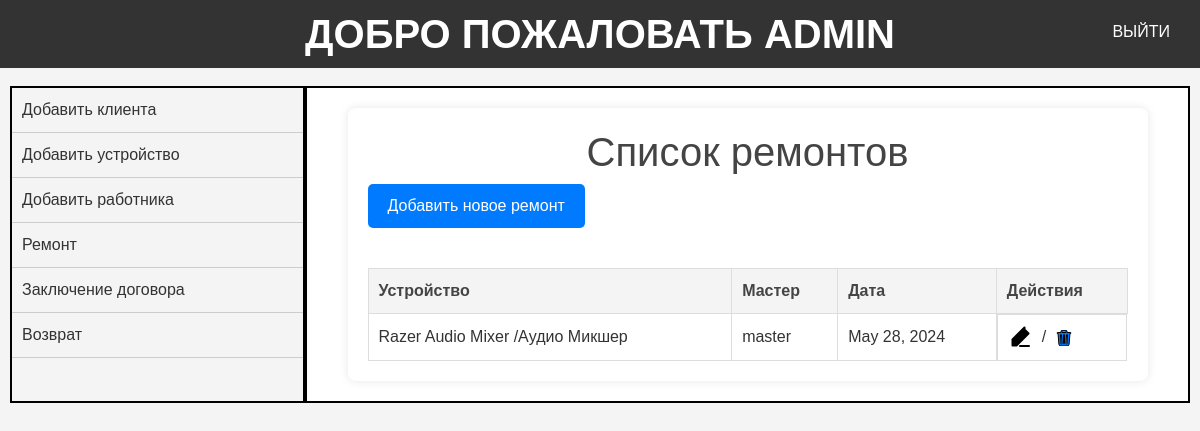
Screenshot of /tamirlash/ (signed in) with the database file from the repository.
### rental/models.py (models this page shows, shortened)
class CustomUser(AbstractUser):
    ism = models.CharField(max_length=255)
    familiya = models.CharField(max_length=255)
    lavozimi = models.CharField(max_length=255)
    username = models.CharField(max_length=255, unique=True)
    password = models.CharField(max_length=255)
    is_staff = models.BooleanField(default=False)
    is_active = models.BooleanField(default=True)
    def __str__(self):
        return self.username

class Tamirlash(models.Model):
    sana = models.DateField(default=timezone.now)
    qurilma = models.ForeignKey(Qurilmalar, on_delete=models.CASCADE)
    user = models.ForeignKey(CustomUser, on_delete=models.CASCADE)

class Qurilmalar(models.Model):
    tur = models.ForeignKey(Turlar, on_delete=models.CASCADE)
    nomi = models.CharField(max_length=255)
    tasnif = models.CharField(max_length=255)
    rasmi = models.ImageField(default='static/img/default.jpg')
    holati = models.CharField(max_length=255)
    narxi =  models.DecimalField(max_digits=10, decimal_places=2 ,default=0)
    def __str__(self):
        return self.nomi

### rental/views.py (the view)
# urls.py: path('tamirlash/', TamirlashView.as_view(), name='tamirlash'),
class TamirlashView(LoginRequiredMixin, View):
    def get(self, request):
        tamirlash = Tamirlash.objects.all()
        return render(request, 'tamirlash.html', {'tamirlash': tamirlash})

### templates/tamirlash.html (shortened to what this page needs)
{% extends 'home.html' %}
{% block content %}
<!DOCTYPE html>
<html lang="en">
<head>
</head>
<body>
    <div class="container">
        <h1>Список ремонтов</h1>
        <div class="button"><a href="{% url 'tamirlash_qosh' %}">Добавить новое ремонт</a></div>
        <div class="table-container">
            <table>
                <thead>
                    <tr>
                        <th>Устройство</th>
                        <th>Мастер</th>
                        <th>Дата</th>
                        <th>Действия</th>
                    </tr>
                </thead>
                <tbody>
                    {% for item in tamirlash %}
                    <tr>
                        <td>{{ item.qurilma }}</td>
                        <td>{{ item.user }}</td>
                        <td>{{ item.sana}}</td>
                        <td class="actions">
                            <a href="{% url 'tamirlash_edit' item.pk %}"></a>
                            /
                            <a href="{% url 'tamirlash_delete' item.pk %}"></a>
                        </td>
                    </tr>
                    {% endfor %}
                </tbody>
            </table>
        </div>
    </div>
</body>
</html>
{% endblock %}

### templates/home.html (shortened to what this page needs)
<!DOCTYPE html>
{%load static%}
<html lang="en">
<head>
    <link rel="stylesheet" href="https://stackpath.bootstrapcdn.com/bootstrap/4.5.2/css/bootstrap.min.css">
</head>
<body>
    <h1 class="title"> Добро пожаловать {{request.user.username}}</h1>
    <a href="{% url 'logout'%}">ВЫЙТИ</a>
    <main class="layout">
        <section class="first">
            {% if request.user.lavozimi == "Admin"%}
            <ul>
                <li><a href="{% url 'mijoz'%}">Добавить клиента</a></li>
                <li><a href="{% url 'qurilmalar'%}">Добавить устройство</a></li>
                <li><a href="{% url 'ishchilar'%}">Добавить работника</a></li>
                <li><a href="{% url 'tamirlash'%}">Ремонт</a></li>
                <li><a href="{% url 'prokot'%}">Заключение договора</a></li>
                <li><a href="{% url 'qaytarish'%}">Возврат</a></li>
            </ul>
            {%endif%}
        </section>
        <section class="second">
            {%block content%}
            {%endblock content%}
        </section>
    </main>
</body>
</html>

### templates/tamirlash.html (style rules this page uses)
body { font-family: Arial, sans-serif; background-color: #f4f4f4; color: #333; margin: 0; }
h1 { color: #444; text-align: center; }
a { color: #007BFF; text-decoration: none; }
.container { max-width: 800px; margin: 0 auto; background: #fff; padding: 20px; box-shadow: 0 0 10px rgba(0, 0, 0, 0.1); border-radius: 8px; }
.table-container { overflow-x: auto; }
table { width: 100%; border-collapse: collapse; margin-top: 20px; }
th, td { padding: 10px; border: 1px solid #ddd; text-align: left; }
th { background-color: #f4f4f4; color: #444; }
.actions { display: flex; gap: 10px; }
.button a { display: inline-block; margin-bottom: 20px; padding: 10px 20px; font-size: 1em; color: #fff; background-color: #007BFF; border-radius: 5px; text-decoration: none; transition: background-color 0.3s, transform 0.3s; }

### rows the page displays
CustomUser: user.username "ADMIN"
Tamirlash: qurilma "Razer Audio Mixer /Aудио Микшер", user "master", sana "May 28, 2024"
